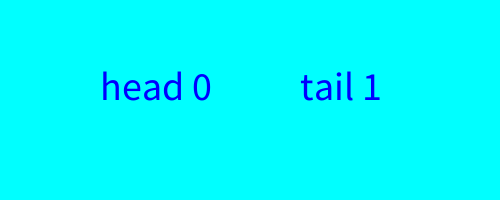
Frame 1 (no input)
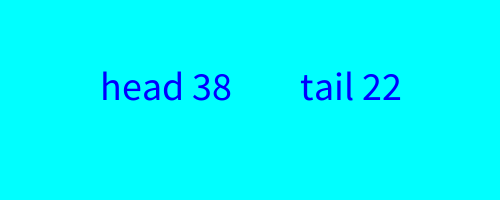
Frame 60 (the mouse pressed at the canvas centre just before this capture)
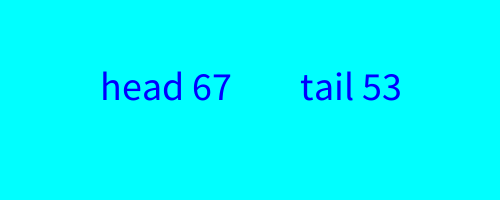
Frame 120 (the mouse held since frame 60 and released just before this capture)

The Processing sketch that drew these frames (run headless with seeded random() and noise(); from frame 60 on, the mouse is pressed at the canvas centre):

// Processing sketch: TETRIS
// ── TETRIS.pde
int head, tail;
int N, n=0; // number of trials
float x;
void setup() {
  size(500, 200);
  head = tail = 0;
  N = 1000; 
  textSize(40);
  fill(0,0,255);
}
void draw() {
  background(0, 255, 255);
  n++;
  if (n<N) {
    x = random(120); // 0~120
    if (x<60) head++;
    else tail++;
  }
  text("head " + head, 100, 100);
  text("tail " + tail, 300, 100);
}
